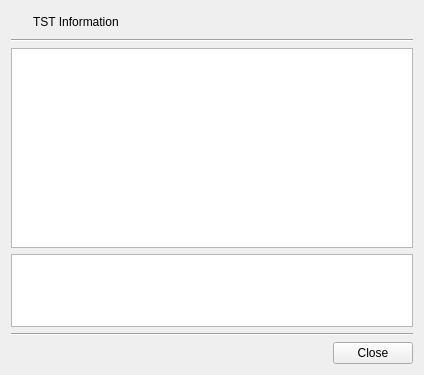
<?xml version="1.0" encoding="UTF-8"?>
<ui version="4.0">
 <class>TSTInfoDlg</class>
 <widget class="QDialog" name="TSTInfoDlg">
  <property name="geometry">
   <rect>
    <x>0</x>
    <y>0</y>
    <width>424</width>
    <height>375</height>
   </rect>
  </property>
  <property name="windowTitle">
   <string>TST Information</string>
  </property>
  <layout class="QGridLayout" name="gridLayout">
   <item row="3" column="0">
    <widget class="QPlainTextEdit" name="mDataText">
     <property name="minimumSize">
      <size>
       <width>400</width>
       <height>0</height>
      </size>
     </property>
     <property name="maximumSize">
      <size>
       <width>16777215</width>
       <height>100</height>
      </size>
     </property>
    </widget>
   </item>
   <item row="2" column="0">
    <widget class="QTableWidget" name="mInfoTable">
     <property name="minimumSize">
      <size>
       <width>0</width>
       <height>200</height>
      </size>
     </property>
    </widget>
   </item>
   <item row="0" column="0">
    <layout class="QGridLayout" name="gridLayout_2">
     <item row="0" column="1">
      <widget class="QLabel" name="label">
       <property name="text">
        <string>TST Information</string>
       </property>
      </widget>
     </item>
     <item row="0" column="0">
      <widget class="QPushButton" name="pushButton">
       <property name="minimumSize">
        <size>
         <width>16</width>
         <height>0</height>
        </size>
       </property>
       <property name="maximumSize">
        <size>
         <width>16</width>
         <height>16777215</height>
        </size>
       </property>
       <property name="text">
        <string/>
       </property>
       <property name="icon">
        <iconset resource="certman.qrc">
         <normaloff>:/images/info.png</normaloff>:/images/info.png</iconset>
       </property>
       <property name="flat">
        <bool>true</bool>
       </property>
      </widget>
     </item>
    </layout>
   </item>
   <item row="4" column="0">
    <widget class="Line" name="line">
     <property name="orientation">
      <enum>Qt::Horizontal</enum>
     </property>
    </widget>
   </item>
   <item row="5" column="0">
    <widget class="QDialogButtonBox" name="buttonBox">
     <property name="orientation">
      <enum>Qt::Horizontal</enum>
     </property>
     <property name="standardButtons">
      <set>QDialogButtonBox::Close</set>
     </property>
    </widget>
   </item>
   <item row="1" column="0">
    <widget class="Line" name="line_2">
     <property name="orientation">
      <enum>Qt::Horizontal</enum>
     </property>
    </widget>
   </item>
  </layout>
 </widget>
 <tabstops>
  <tabstop>pushButton</tabstop>
  <tabstop>mInfoTable</tabstop>
  <tabstop>mDataText</tabstop>
 </tabstops>
 <resources>
  <include location="certman.qrc"/>
 </resources>
 <connections>
  <connection>
   <sender>buttonBox</sender>
   <signal>accepted()</signal>
   <receiver>TSTInfoDlg</receiver>
   <slot>accept()</slot>
   <hints>
    <hint type="sourcelabel">
     <x>248</x>
     <y>254</y>
    </hint>
    <hint type="destinationlabel">
     <x>157</x>
     <y>274</y>
    </hint>
   </hints>
  </connection>
  <connection>
   <sender>buttonBox</sender>
   <signal>rejected()</signal>
   <receiver>TSTInfoDlg</receiver>
   <slot>reject()</slot>
   <hints>
    <hint type="sourcelabel">
     <x>316</x>
     <y>260</y>
    </hint>
    <hint type="destinationlabel">
     <x>286</x>
     <y>274</y>
    </hint>
   </hints>
  </connection>
 </connections>
</ui>
